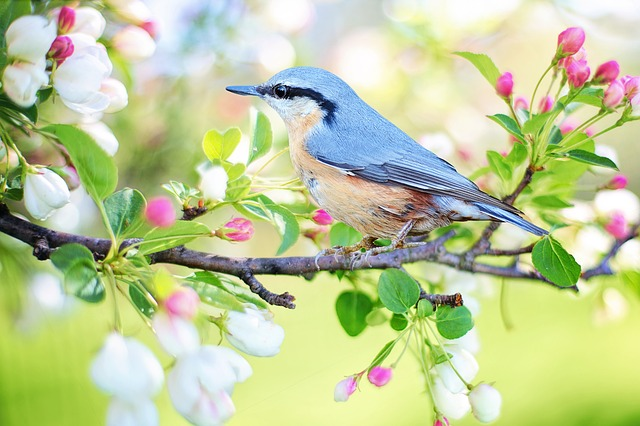
#> input picture Task 0/SB#7154_Task0/Task0.2/Image Processing/Images/bird.jpg, 640 x 426 px, given in place of the camera
$ python 'task 3 submitted.py'
#> lines starting #> are read from the running program, lines starting #| are printed output that depends on the picture; after the words box and inside, x2 and y2 are one past the last pixel; in counts of white or black regions, pixels touching at a corner belong together
#> in main, frame is the input picture: shape (426, 640, 3); mean B, G, R 154.3, 203, 191.5
#| (426, 640, 3)
###############################################################################
## Author: Team Supply Bot
## Edition: eYRC 2019-20
## Instructions: Do Not modify the basic skeletal structure of given APIs!!!
###############################################################################


######################
## Essential libraries
######################
import cv2
import numpy as np
import os
import math
import csv
import copy


############################################
## Build your algorithm in this function
## ip_image: is the array of the input image
## imshow helps you view that you have loaded
## the corresponding image
############################################

def process(ip_image):
    ###########################
    ## Your Code goes here
    ###########################
    try:
        image = ip_image
        sample = image.copy()
        sample1 = image.copy()
        original = image.copy()

        sector_image = np.zeros(image.shape[:3],np.uint8)*255

        B,G,R=cv2.split(image)
        X,Y,Z,=cv2.split(sector_image)
#> X: shape (426, 640); every value is 0
#> sector_image: shape (426, 640, 3); every value is 0
        i=132
        j=234
        while (i<307):
            while (j<418):
                X[i][j]=B[i][j]
                Y[i][j]=G[i][j]
                Z[i][j]=R[i][j]
                j+=1
            i+=1
            j=234
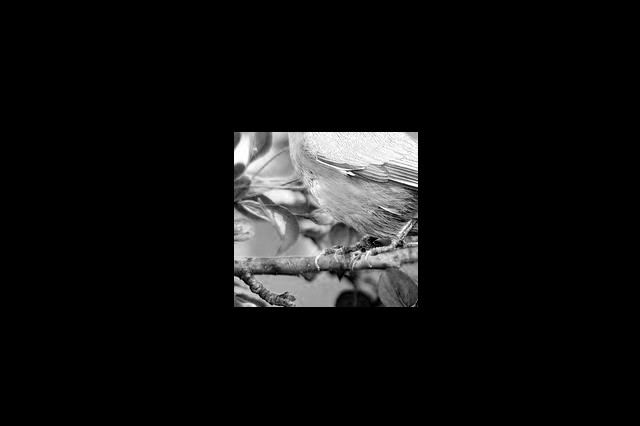
#> X: shape (426, 640); min 0, max 255, mean 17.3
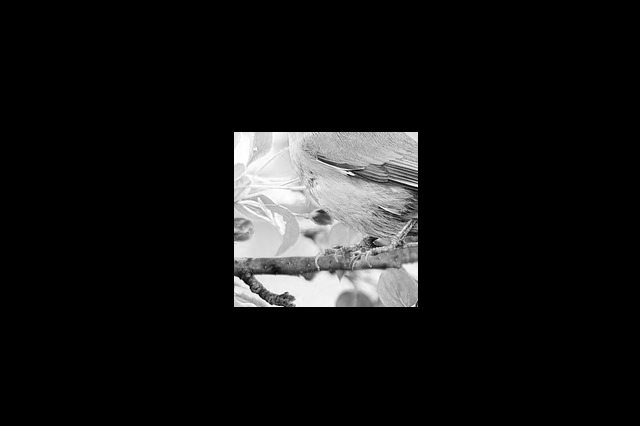
#> Y: shape (426, 640); min 0, max 255, mean 21.2
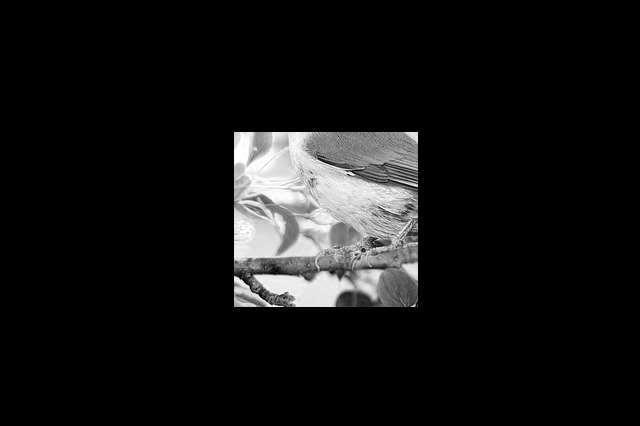
#> Z: shape (426, 640); min 0, max 255, mean 19.9
#> after the loop, i = 307
        final_image=cv2.merge([X, Y, Z])

        final_image = cv2.medianBlur(final_image, 1)
        hsvimg = cv2.cvtColor(final_image, cv2.COLOR_BGR2HSV)
#> hsvimg: shape (426, 640, 3); mean H, S, V 6.6, 10.4, 23.1
        lower_range1 = np.array([0,0,142])
        upper_range1 = np.array([180,30,255])
        mask1= cv2.inRange(hsvimg, lower_range1, upper_range1)
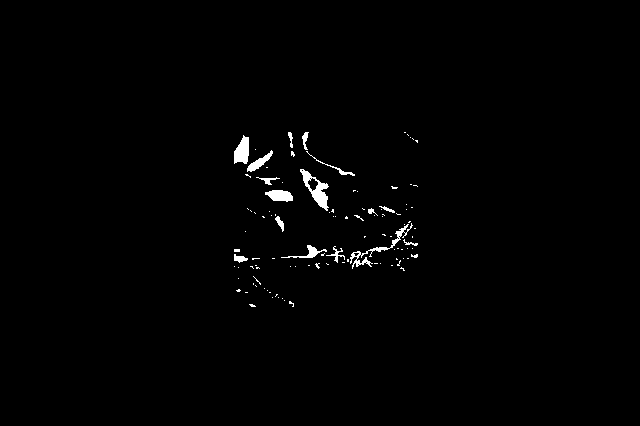
#> mask1: shape (426, 640); 0.97% white; 107 white regions (91 under 20 px), largest, box (x1, y1, x2, y2) and area: (300, 169, 329, 211) 434, (350, 223, 413, 269) 353, (234, 135, 249, 164) 311


        masked1_DT = cv2.distanceTransform(mask1,cv2.DIST_L2,3)                      #Here we have used the func-Distance transform to get the actual foreground of the circles--
        ret, FG_IMG = cv2.threshold(masked1_DT,0.6*masked1_DT.max(),255,0)           #--doing this will increase the accuracy of the getting their centers as shrinking the circles--
#> FG_IMG: shape (426, 640) float32; 0.05% white; 3 white regions, box (x1, y1, x2, y2) and area: (238, 143, 245, 158) 66, (273, 194, 288, 197) 35, (316, 193, 323, 203) 31
#> ret = 4.51
        FG_IMG = np.uint8(FG_IMG)                                                    #--will bring us close to their centers


        sigma = 0.33
        v = np.median(FG_IMG)
#> v = 0


        # apply automatic Canny edge detection using the computed median
        lower = int(max(0, (1.0 - sigma) * v))
#> lower = 0
        upper = int(min(255, (1.0 + sigma) * v))
#> upper = 0

        edged = cv2.Canny(FG_IMG, lower, upper)
#> edged: shape (426, 640); 0.03% white in thin lines or dots, all inside (x1, y1, x2, y2) = (237, 142, 323, 203)


        circles = cv2.HoughCircles(edged,
                           cv2.HOUGH_GRADIENT, 2, 10, param1 = 2,                     #Here we are defining the parameters for detecting circles of our intrest
                       param2 =1, minRadius = 1, maxRadius = 2)
#> circles = [[279, 193, 1.3], [237, 155, 1.3], [321, 201, 1.1], [241, 145, 1.1]]


        # ensure at least some circles were found
        if circles is not None:
                # convert the (x, y) coordinates and radius of the circles to integers
                circles = np.round(circles[0, :]).astype("int")
#> circles = [[279, 193, 1], [237, 155, 1], [321, 201, 1], [241, 145, 1]]

                # loop over the (x, y) coordinates and radius of the circles
                for (x1, y1, r) in circles:
                        # draw the circle in the output image, then draw a rectangle
                        # corresponding to the center of the circle
                        cv2.circle(original, (x1, y1), r, (255, 0, 0), -1)
#> this loop made 4 passes
#> (x1, y1) on passes 1 to 4: (279, 193), (237, 155), (321, 201), (241, 145)

        #print (int(x1), int(y1))

        cv2.circle(original, (int(x1), int(y1)), 350, (0, 0, 0), 400)
        cv2.circle(original, (int(x1), int(y1)), 100, (0, 0, 0), -1)
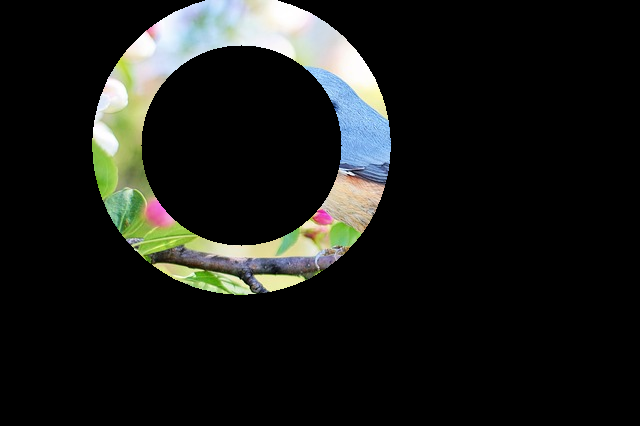
#> original: shape (426, 640, 3); mean B, G, R 24.2, 27.1, 25.5

        gcopy = original.copy()

        red = cv2.medianBlur(original, 5)

        hsvimg = cv2.cvtColor(original, cv2.COLOR_BGR2HSV)
#> hsvimg: shape (426, 640, 3); mean H, S, V 9.2, 10, 29.2
        lower_range1 = np.array([165,100,70])
        upper_range1 = np.array([180,255,255])

        mask1 = cv2.inRange(hsvimg, lower_range1, upper_range1)
#> mask1: shape (426, 640); 0.1% white; 4 white regions (2 under 20 px), largest, box (x1, y1, x2, y2) and area: (147, 201, 166, 225) 172, (314, 210, 331, 225) 87

        sigma = 0.33
        v = np.median(mask1)


        # apply automatic Canny edge detection using the computed median
        lower = int(max(0, (1.0 - sigma) * v))
        upper = int(min(255, (1.0 + sigma) * v))

        edged1 = cv2.Canny(mask1, lower, upper)
#> edged1: shape (426, 640); 0.05% white in thin lines or dots, all inside (x1, y1, x2, y2) = (145, 28, 331, 225)

        circles = cv2.HoughCircles(edged1,
                           cv2.HOUGH_GRADIENT, 2, 10, param1 = 100,                     #Here we are defining the parameters for detecting circles of our intrest
                       param2 =15, minRadius = 3, maxRadius = 8)
#> circles = [[157, 221, 4.4], [323, 217, 6.8], [153, 211, 6.8]]


        # ensure at least some circles were found
        if circles is not None:
                Rstatus = True
                # convert the (x, y) coordinates and radius of the circles to integers
                circles = np.round(circles[0, :]).astype("int")
#> circles = [[157, 221, 4], [323, 217, 7], [153, 211, 7]]

                # loop over the (x, y) coordinates and radius of the circles
                for (x2, y2, r) in circles:
                        # draw the circle in the output image, then draw a rectangle
                        # corresponding to the center of the circle
                        cv2.circle(sample, (x2, y2), r, (255, 0, 0), 2)
#> this loop made 3 passes

        else:
                Rstatus = False

       # print (int(x2), int(y2))

        green = cv2.medianBlur(gcopy, 7)

        hsvimg = cv2.cvtColor(original, cv2.COLOR_BGR2HSV)
        lower_range1 = np.array([20,30,50])
        upper_range1 = np.array([50,255,255])

        mask1 = cv2.inRange(hsvimg, lower_range1, upper_range1)
#> mask1: shape (426, 640); 4.9% white; 35 white regions (25 under 20 px), largest, box (x1, y1, x2, y2) and area: (92, 52, 364, 295) 11428, (253, 269, 325, 292) 759, (352, 84, 388, 119) 525

        sigma = 0.33
        v = np.median(mask1)


        # apply automatic Canny edge detection using the computed median
        lower = int(max(0, (1.0 - sigma) * v))
        upper = int(min(255, (1.0 + sigma) * v))

        edged1 = cv2.Canny(mask1, lower, upper)
#> edged1: shape (426, 640); 0.92% white in thin lines or dots, all inside (x1, y1, x2, y2) = (91, 0, 388, 295)

        circles = cv2.HoughCircles(edged1,
                           cv2.HOUGH_GRADIENT, 2, 10, param1 = 100,                     #Here we are defining the parameters for detecting circles of our intrest
                       param2 =15, minRadius = 3, maxRadius = 8)
#> circles = 54 rows, first 8: [349, 217, 6.8], [335, 207, 6.8], [349, 205, 6.8], [245, 251, 6.8], [219, 249, 6.8], [309, 225, 6.8], [161, 259, 6.8], [229, 251, 6.8]

        def Angle(m, n, o):                                                                             # This function finds the angle between two points--
            ang = math.degrees(math.atan2(o[1]-n[1], o[0]-n[0]) - math.atan2(m[1]-n[1], m[0]-n[0]))     # --taking the center of the ip_image as origin
            if(ang<0):
                ang1 = ang*-1
                if(ang1<=180):
                    return ang1                                                         # This part ensures that the ouput angle is +ve & is the included angle b/w the two dots
                else:                                                                   # so here o/p angle can be either 180 or less than that(included of the dots & not exterior)
                    ang2 = 360-ang1
                    return ang2

            elif(ang<=180):
                return ang

            else:
                ang2 = 360-ang
                return ang2
        # ensure at least some circles were found
        if circles is not None:
                i =1
                # convert the (x, y) coordinates and radius of the circles to integers
                circles = np.round(circles[0, :]).astype("int")
#> circles = 54 rows, first 8: [349, 217, 7], [335, 207, 7], [349, 205, 7], [245, 251, 7], [219, 249, 7], [309, 225, 7], [161, 259, 7], [229, 251, 7]


                # loop over the (x, y) coordinates and radius of the circles
                for (x, y, r) in circles:
                        # draw the circle in the output image, then draw a rectangle
                        # corresponding to the center of the circle
                        cv2.circle(sample, (x, y), r, (255, 0, 0), 2)

                        if (i == 1):
                            G1status = True
                            x3 = x
                            y3 = y
                            i+=1
                            G2status = False

                        else:
                            G2status = True
                            x4 = x
                            y4 = y
#> this loop made 54 passes
#> (x, y, r, G1status, x3, y3, i, G2status) on pass 1: (349, 217, 7, True, 349, 217, 2, False)
#> (x, y, r, G2status, x4, y4) on passes 2 to 7: (335, 207, 7, True, 335, 207), (349, 205, 7, True, 349, 205), (245, 251, 7, True, 245, 251), (219, 249, 7, True, 219, 249), (309, 225, 7, True, 309, 225), (161, 259, 7, True, 161, 259)
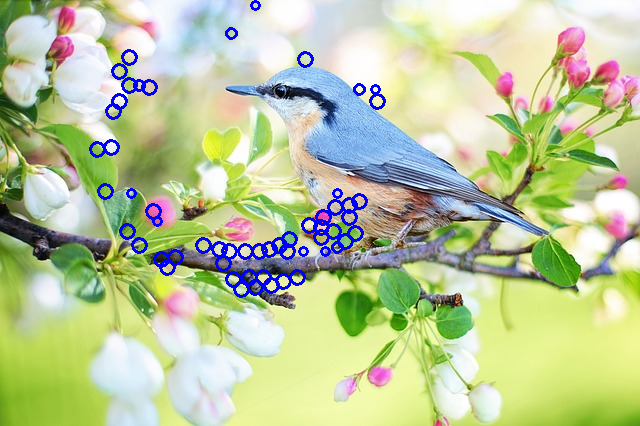
#> sample: shape (426, 640, 3); mean B, G, R 156.8, 198.8, 187.4
#> after the loop, i = 2


        else:
             G1status = False
             G2status = False


        if (Rstatus == True and G1status == False):
                text = "Angle: 0  (One instance of Medical Aid detected) "
                font = cv2.FONT_HERSHEY_SIMPLEX
                cv2.putText(sample,text,(50,50), font , 0.5,(0,0,255),1,cv2.LINE_AA)

        if (Rstatus == False and G1status == True and G2status == False):
                text = "Angle: 0: (One instance of Food Supply detected) "
                font = cv2.FONT_HERSHEY_SIMPLEX
                cv2.putText(sample,text,(50,50), font , 0.5,(0,0,255),1,cv2.LINE_AA)

        if (Rstatus == True and G1status == True and G2status == False):
                angle=Angle((int(x2),int(y2)),(int(x1),int(y1)),(int(x3),int(y3)))
                angle= round(angle,2)
                text = "Angle: "+str(angle)
                font = cv2.FONT_HERSHEY_SIMPLEX
                cv2.putText(sample,text,(50,50), font , 0.5,(0,0,255),1,cv2.LINE_AA)

        if (Rstatus == False and G1status == True and G2status == True):
                angle=Angle((int(x3),int(y3)),(int(x1),int(y1)),(int(x4),int(y4)))
                angle= round(angle,2)
                text = "Angle: "+str(angle)
                font = cv2.FONT_HERSHEY_SIMPLEX
                cv2.putText(sample,text,(50,50), font , 0.5,(0,0,255),1,cv2.LINE_AA)

        if (Rstatus == True and G1status == True and G2status == True):
                angle1=Angle((int(x2),int(y2)),(int(x1),int(y1)),(int(x3),int(y3)))
#> angle1 = 109.4
                angle1= round(angle1,2)

                angle2=Angle((int(x2),int(y2)),(int(x1),int(y1)),(int(x4),int(y4)))
#> angle2 = 13.3
                angle2= round(angle2,2)

                if (angle1>angle2):
                    amax = angle1
#> amax = 109.4
                    amin = angle2
#> amin = 13.3

                else:

                    if (angle1<angle2):
                        amax = angle2
                        amin = angle1

                    else:
                        amax = amin
                        text  = "Angle max = Angle min: "+str(amax)
                        font = cv2.FONT_HERSHEY_SIMPLEX
                        cv2.putText(sample,text,(50,50), font , 0.5,(0,0,255),1,cv2.LINE_AA)

                text1 = "Angle max: "+str(amax)
#> text1 = 'Angle max: 109.44'
                text2 = "Angle min: "+str(amin)
#> text2 = 'Angle min: 13.3'
                text  = "Angles measured with Medical aid as reference"
                font = cv2.FONT_HERSHEY_SIMPLEX
#> font = 0
                cv2.putText(sample,text,(50,20), font , 0.5,(0,0,255),1,cv2.LINE_AA)
                cv2.putText(sample,text1,(50,45), font , 0.5,(0,0,255),1,cv2.LINE_AA)
                cv2.putText(sample,text2,(50,65), font , 0.5,(0,0,255),1,cv2.LINE_AA)
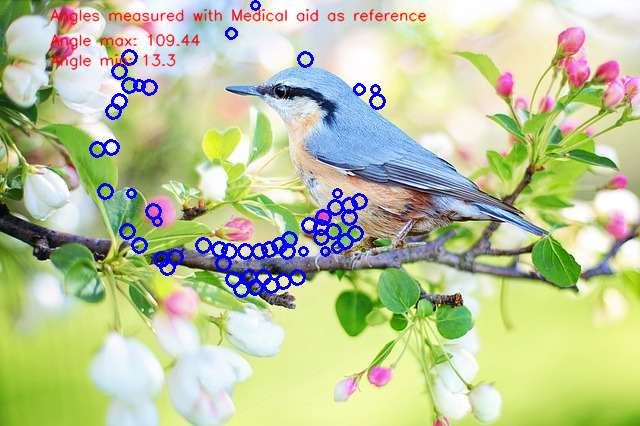
#> sample: shape (426, 640, 3); mean B, G, R 155.4, 197.5, 187.6


        elif(Rstatus == False and G1status == False and G2status == False):
                text  = "Absence of Relief aids"
                font = cv2.FONT_HERSHEY_SIMPLEX
                cv2.putText(sample,text,(50,50), font , 0.5,(0,0,255),1,cv2.LINE_AA)


        cv2.imshow("output", sample)


        return sample

    except:
       return ip_image


####################################################################
## The main program which provides read in input of one image at a
## time to process function in which you will code your generalized
## output computing code
## Modify the image name as per instruction
####################################################################
def main():
    ################################################################
    ## variable declarations
    ################################################################
    i = 1
    ## reading in video
    cap = cv2.VideoCapture(1) #if you have a webcam on your system, then change 0 to 1
    ## getting the frames per second value of input video
    fps = cap.get(cv2.CAP_PROP_FPS)
    ## setting the video counter to frame sequence
    cap.set(3, 640)
    cap.set(4, 480)
    ## reading in the frame
    ret, frame = cap.read()
    ## verifying frame has content
    print(frame.shape)
    while(ret):
        ret, frame = cap.read()
        ## display to see if the frame is correct
        cv2.imshow("window", frame)
        cv2.waitKey(int(1000/fps));
        ## calling the algorithm function
        op_image = process(frame)
        cv2.imwrite("SB#9999_task3I.jpg",op_image)


############################################################################################
## main function
############################################################################################
if __name__ == '__main__':
    main()

$ run again, on Task 0/SB#7154_Task0/Task0.2/Image Processing/Images/flowers.jpg
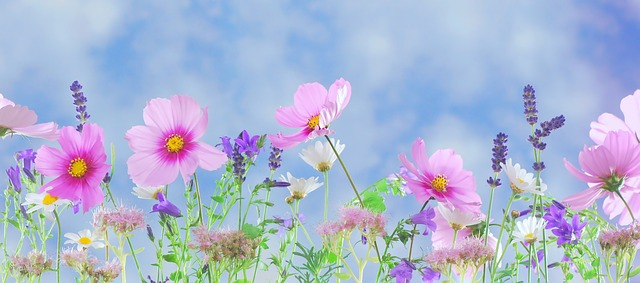
#> input picture Task 0/SB#7154_Task0/Task0.2/Image Processing/Images/flowers.jpg, 640 x 283 px, given in place of the camera
#> in main, frame is the input picture: shape (283, 640, 3); mean B, G, R 209, 182.4, 172.4
#| (283, 640, 3)
#> sector_image: shape (283, 640, 3); every value is 0
#> after the loop in process, `while (i<307):`:
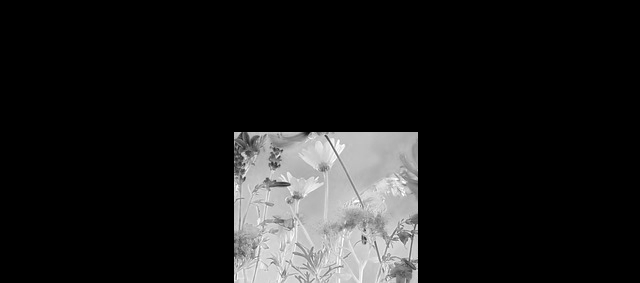
#> Y: shape (283, 640); min 0, max 255, mean 28.1
#> after the loop in process, `while (i<307):`:
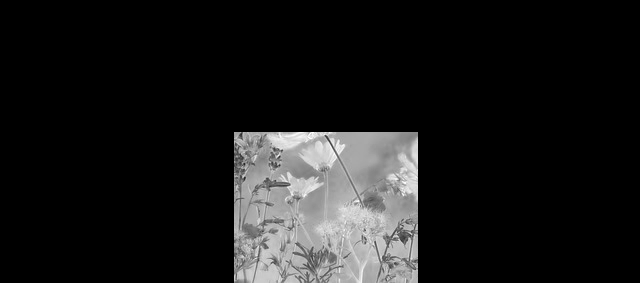
#> Z: shape (283, 640); min 0, max 255, mean 25.5
#> after the loop in process, `while (i<307):`: i = 283

$ run again, on Task 0/SB#7154_Task0/Task0.2/Image Processing/Images/horse.jpg
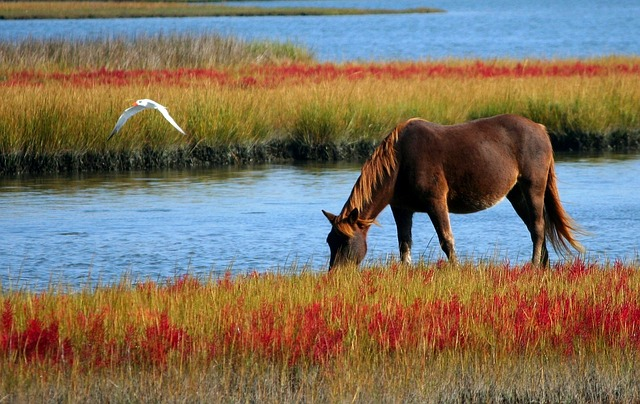
#> input picture Task 0/SB#7154_Task0/Task0.2/Image Processing/Images/horse.jpg, 640 x 404 px, given in place of the camera
#> in main, frame is the input picture: shape (404, 640, 3); mean B, G, R 95.9, 113.2, 126.6
#| (404, 640, 3)
#> sector_image: shape (404, 640, 3); every value is 0
#> after the loop in process, `while (i<307):`:
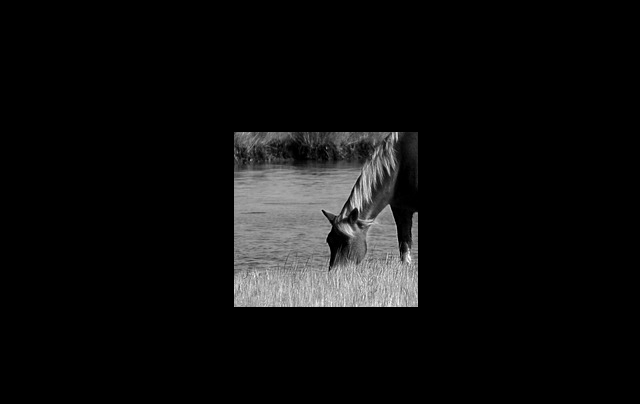
#> Z: shape (404, 640); min 0, max 255, mean 14.2
#> after the loop in process, `while (i<307):`: i = 307
#> ret = 1.39
#> v = 0
#> edged: shape (404, 640); 0% white in thin lines or dots, all inside (x1, y1, x2, y2) = (377, 261, 380, 264)
#> in process, `circles = cv2.HoughCircles(edged, cv2.HOUGH_GRADIENT, 2, 10, param1 = 2,`: circles = [[377, 261, 1.3]]
#> in process, `circles = np.round(circles[0, :]).astype("int")`: circles = [[377, 261, 1]]
#> the loop in process, `for (x1, y1, r) in circles:` made 1 pass
#> in process, `circles = cv2.HoughCircles(edged1, cv2.HOUGH_GRADIENT, 2, 10, param1 =..`: circles = None
#> in process, `circles = cv2.HoughCircles(edged1, cv2.HOUGH_GRADIENT, 2, 10, param1 =..`: circles = 57 rows, first 8: [447, 377, 6.8], [347, 159, 6.8], [373, 395, 6.8], [445, 361, 6.8], [463, 365, 6.8], [319, 129, 6.8], [301, 371, 6.8], [293, 377, 6.8]
#> in process, `circles = np.round(circles[0, :]).astype("int")`: circles = 57 rows, first 8: [447, 377, 7], [347, 159, 7], [373, 395, 7], [445, 361, 7], [463, 365, 7], [319, 129, 7], [301, 371, 7], [293, 377, 7]
#> the loop in process, `for (x, y, r) in circles:` made 57 passes
#> (x, y, r, G1status, x3, y3, i, G2status) on pass 1: (447, 377, 7, True, 447, 377, 2, False)
#> after the loop in process, `for (x, y, r) in circles:`: i = 2
#> angle = 10
#> text = 'Angle: 10.0'
#> font = 0
#> in process, `cv2.putText(sample,text,(50,50), font , 0.5,(0,0,255),1,cv2.LINE_AA)`:
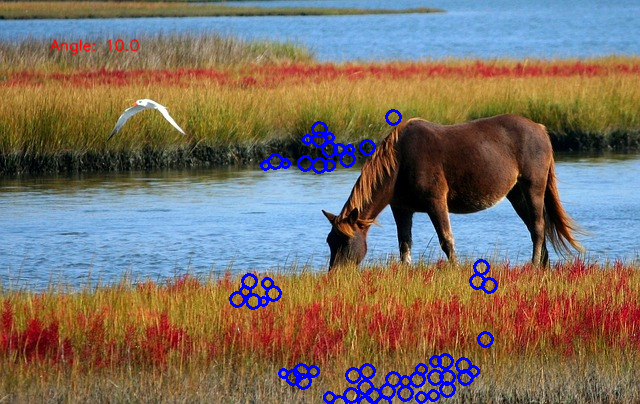
#> sample: shape (404, 640, 3); mean B, G, R 100, 111, 124.1
